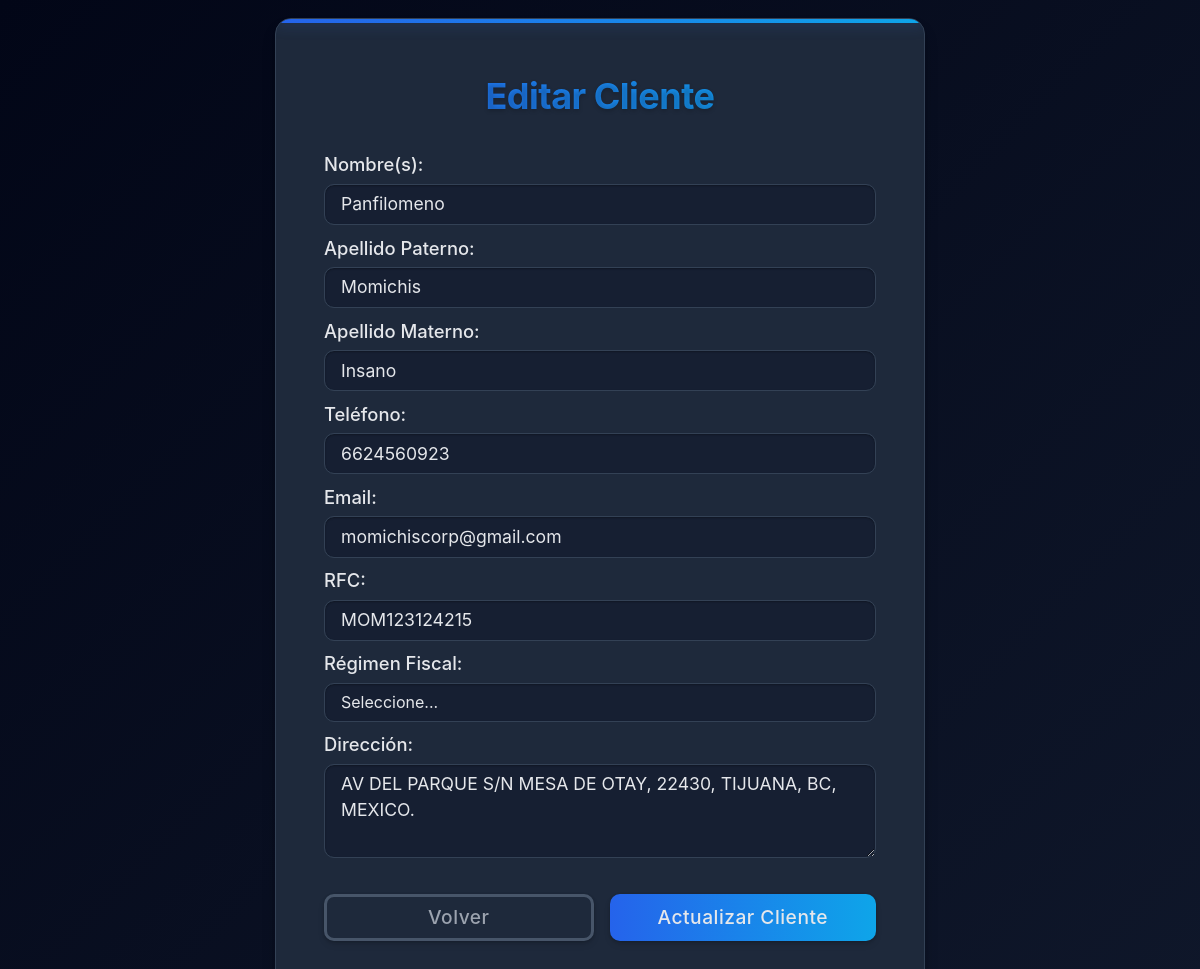
The page /modules/clients/edit.php?id=2 (signed in) on the database as committed earlier.
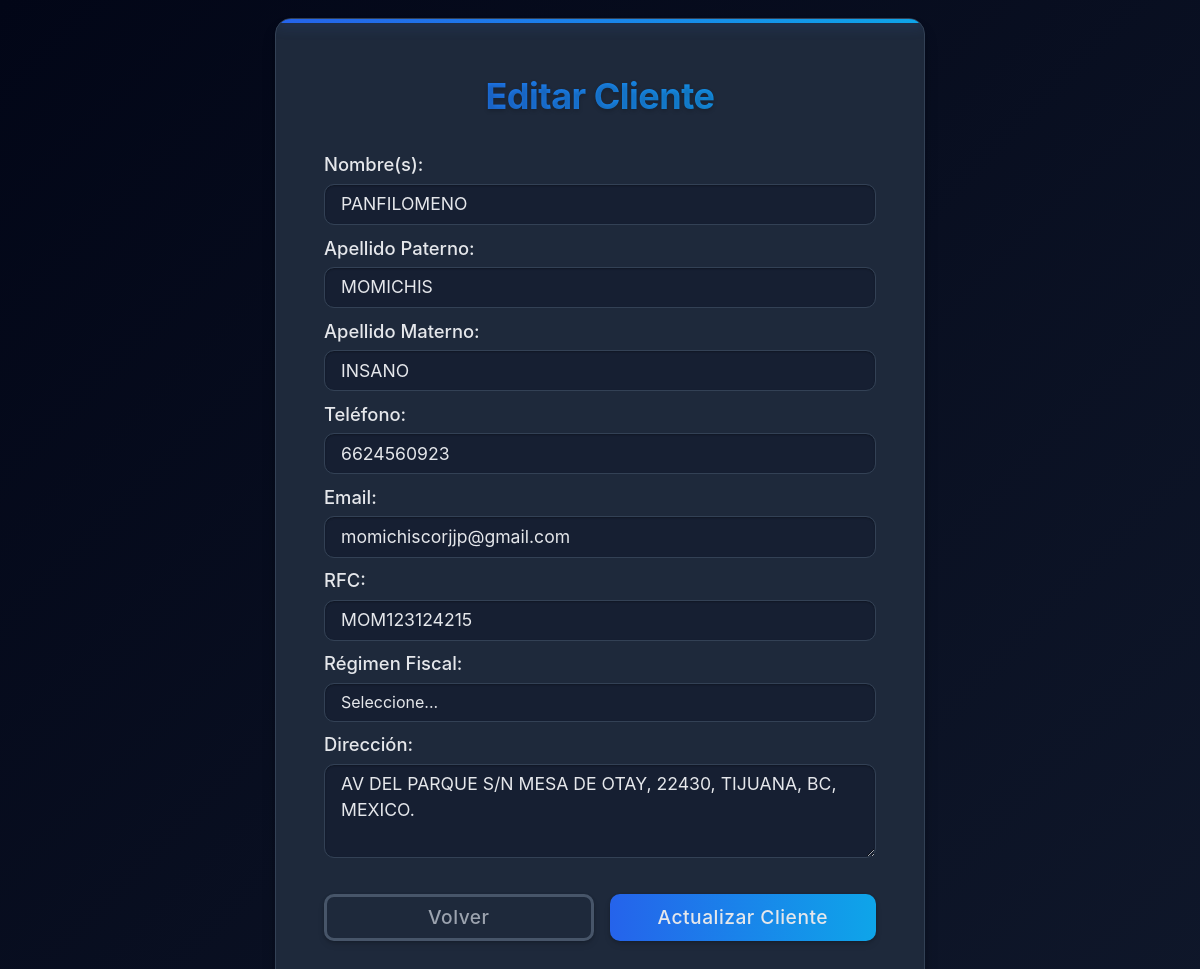
The same page on the database as committed later.
### tables this page shows
CREATE TABLE `clients` (
  `id` int(11) NOT NULL,
  `first_name` varchar(50) NOT NULL,
  `last_name` varchar(50) NOT NULL,
  `mother_last_name` varchar(50) DEFAULT NULL,
  `phone` varchar(20) DEFAULT NULL,
  `email` varchar(100) DEFAULT NULL,
  `rfc` varchar(13) DEFAULT NULL,
  `address` text DEFAULT NULL,
  `created_at` timestamp NOT NULL DEFAULT current_timestamp()
);

### modules/clients/edit.php (the view, shortened to what this page needs)
<?php
require_once '../../includes/header.php';
$db = new Database();
$conn = $db->connect();
$client_id = (int)$_GET['id'];
$stmt = $conn->prepare("SELECT * FROM clients WHERE id = :id");
$stmt->bindParam(':id', $client_id, PDO::PARAM_INT);
$stmt->execute();
$client = $stmt->fetch(PDO::FETCH_ASSOC);
?>
<!DOCTYPE html>
<html lang="es">
<head>
  <link href="https://cdn.jsdelivr.net/npm/bootstrap@5.3.0/dist/css/bootstrap.min.css" rel="stylesheet" />
  <link rel="stylesheet" href="/swift_invoice/assets/css/clients.css" />
</head>
<body>
  <main class="d-flex align-items-center justify-content-center min-vh-100">
    <div class="clients-container" style="max-width: 650px;">
      <div class="card-header rounded-top-4 px-4 py-3">
        <h2 class="card-title mb-0 fw-bold text-center">Editar Cliente</h2>
      </div>
      <div class="card-body px-2 py-2">
        <form method="POST" action="save.php">
          <div class="form-group">
            <label class="input-title" for="first_name">Nombre(s):</label>
            <input type="text" id="first_name" name="first_name" class="form-control"
                   pattern="[A-Za-zÁÉÍÓÚáéíóúÑñ\s]{1,50}" title="Solo letras y espacios"
                   value="<?php echo htmlspecialchars($client['first_name']); ?>" required>
          </div>
          <div class="form-group">
            <label class="input-title" for="last_name">Apellido Paterno:</label>
            <input type="text" id="last_name" name="last_name" class="form-control"
                   pattern="[A-Za-zÁÉÍÓÚáéíóúÑñ\s]{1,50}" title="Solo letras y espacios"
                   value="<?php echo htmlspecialchars($client['last_name']); ?>" required>
          </div>
          <div class="form-group">
            <label class="input-title" for="mother_last_name">Apellido Materno:</label>
            <input type="text" id="mother_last_name" name="mother_last_name" class="form-control"
                   pattern="[A-Za-zÁÉÍÓÚáéíóúÑñ\s]{1,50}" title="Solo letras y espacios"
                   value="<?php echo htmlspecialchars($client['mother_last_name']); ?>">
          </div>
          <div class="form-group">
            <label class="input-title" for="phone">Teléfono:</label>
            <input type="tel" id="phone" name="phone" class="form-control" pattern="[0-9]{10}"
                   title="Ingrese un teléfono válido de 10 dígitos"
                   value="<?php echo htmlspecialchars($client['phone']); ?>">
          </div>
          <div class="form-group">
            <label class="input-title" for="email">Email:</label>
            <input type="email" id="email" name="email" class="form-control"
                   value="<?php echo htmlspecialchars($client['email']); ?>">
          </div>
          <div class="form-group">
            <label class="input-title" for="rfc">RFC:</label>
            <input type="text" id="rfc" name="rfc" class="form-control"
                   value="<?php echo htmlspecialchars($client['rfc']); ?>">
          </div>
          <div class="form-group">
            <label class="input-title" for="regimen_fiscal">Régimen Fiscal:</label>
            <select name="regimen_fiscal" id="regimen_fiscal" class="form-control" required>
              <option value="">Seleccione...</option>
            </select>
          </div>
          <div class="form-group">
            <label class="input-title" for="address">Dirección:</label>
            <textarea id="address" name="address" class="form-control" rows="3"><?php echo htmlspecialchars($client['address']); ?></textarea>
          </div>
          <div class="d-flex justify-content-between mt-4">
            <a href="index.php" class="btnback">Volver</a>
            <button type="submit" class="btn ms-3">Actualizar Cliente</button>
          </div>
        </form>
      </div>
    </div>
  </main>
  <?php
  require_once '../../includes/footer.php';
  ?>
</body>
</html>

Rows that differ between the two databases and show on the page:
changed clients "MOM123124215": first_name "Panfilomeno" → "PANFILOMENO"; last_name "Momichis" → "MOMICHIS"; mother_last_name "Insano" → "INSANO"; email "momichiscorp@gmail.com" → "momichiscorjjp@gmail.com"
